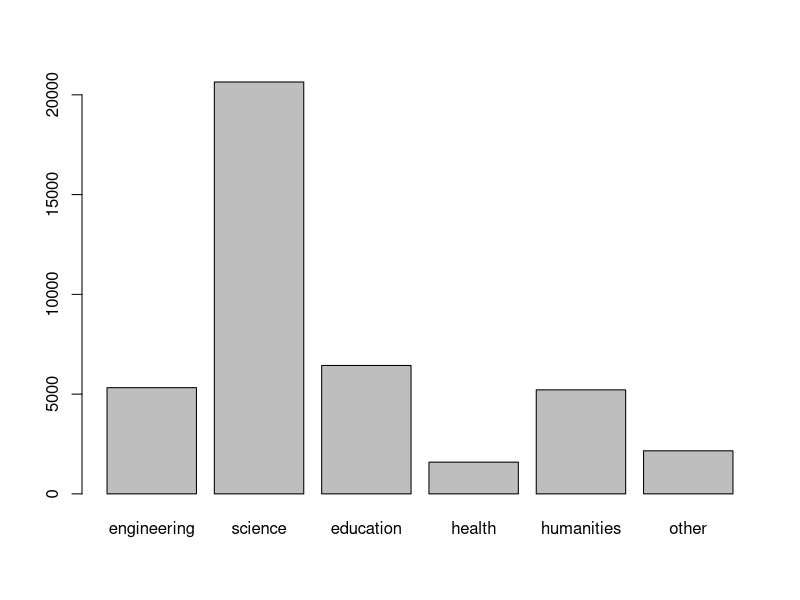
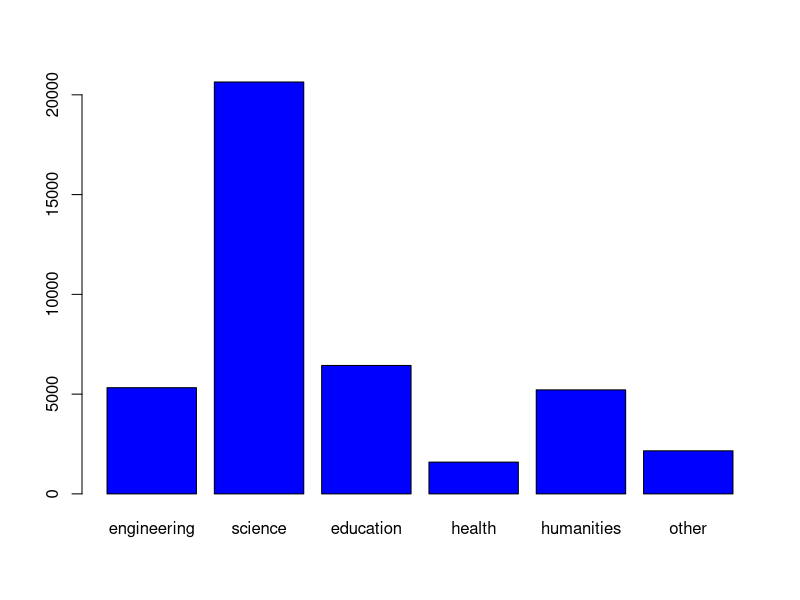
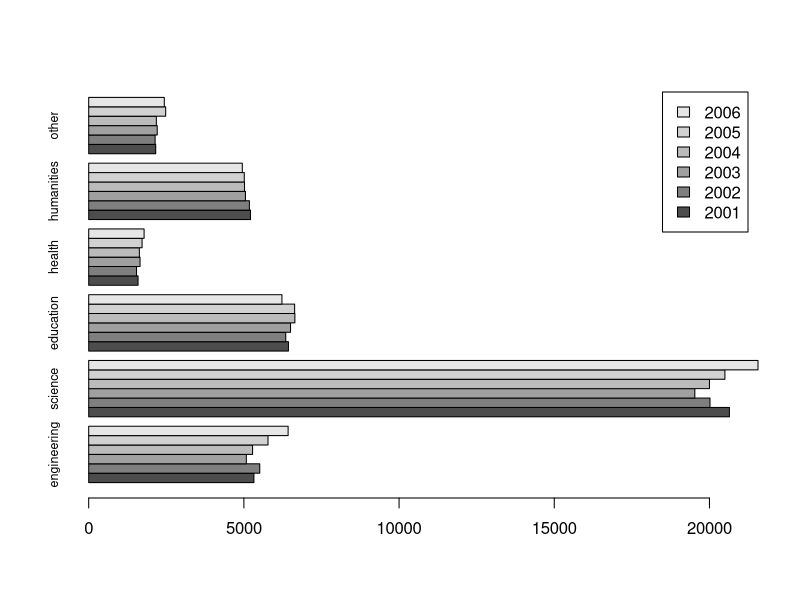
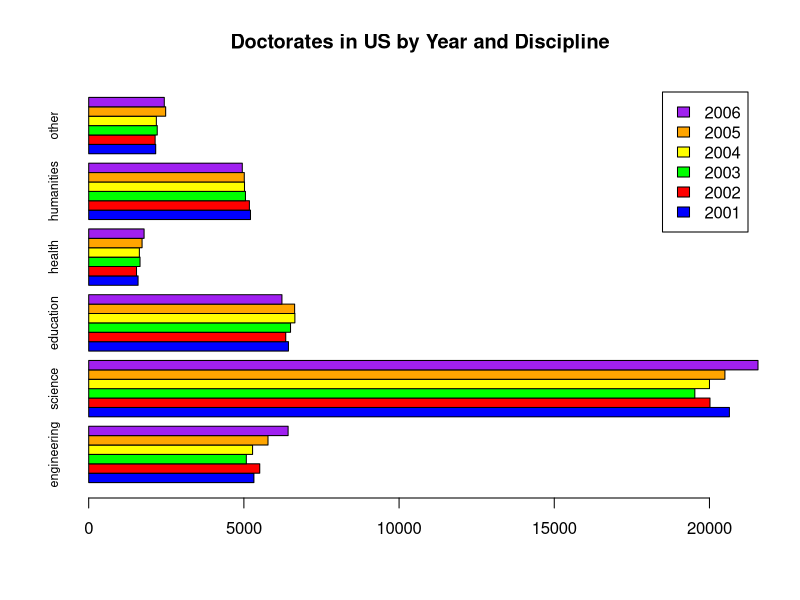
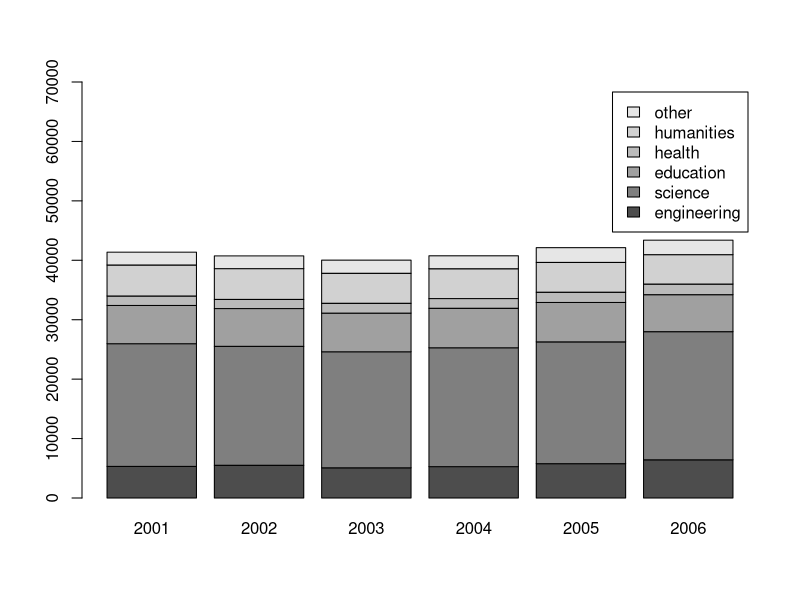
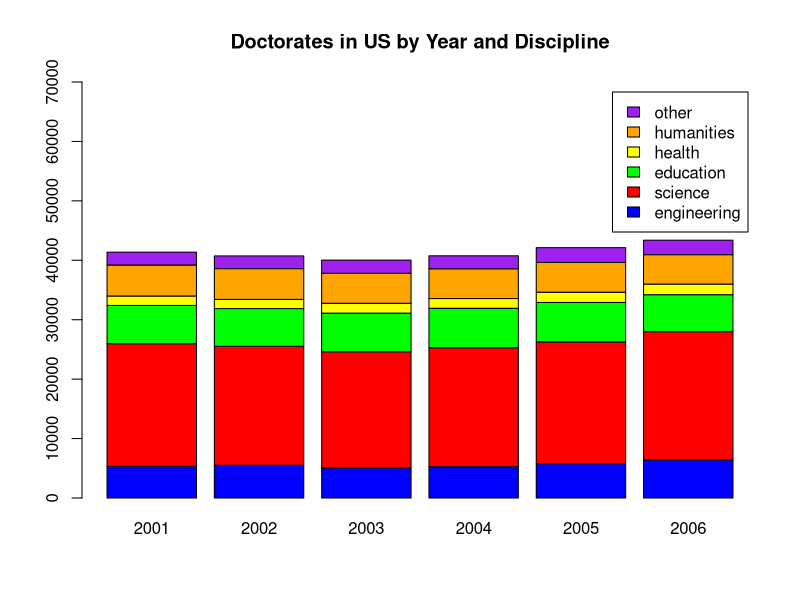

Reproduce these figures in R, in order.
# These examples are essentially enhanced versions of those from "R in a Nutshell", 2E 
# By Joseph Adler.

doctorates <- read.csv("doctorates.csv")

# Barplots require a matrix as input, not a dataframe.
dm <- as.matrix(doctorates[2:7])
rownames(dm) <- doctorates[, 1] # Set the year to be row names/labels
dm

# Print first year - 2001
barplot(dm[1,])

# Change the color
barplot(dm[1,], col="blue")

# Build year-based comparison plot
barplot(dm, beside=TRUE, horiz=TRUE, legend=TRUE, cex.names=0.75)

# Add title and use different colors each year:
barplot(dm, beside=TRUE, horiz=TRUE, legend=TRUE, cex.names=0.75,
		main="Doctorates in US by Year and Discipline",
		col=c("blue","red","green","yellow","orange","purple"))
		
# Build a stacked plot. To do this we must transpose data (i.e. flip rows and columns).
# We transpose using the "t" function.
barplot(t(dm), legend=TRUE, ylim=c(0,70000))

# Add title and use different colors each year:
barplot(t(dm), legend=TRUE, ylim=c(0,70000),
		main="Doctorates in US by Year and Discipline",
		col=c("blue","red","green","yellow","orange","purple"))

		
